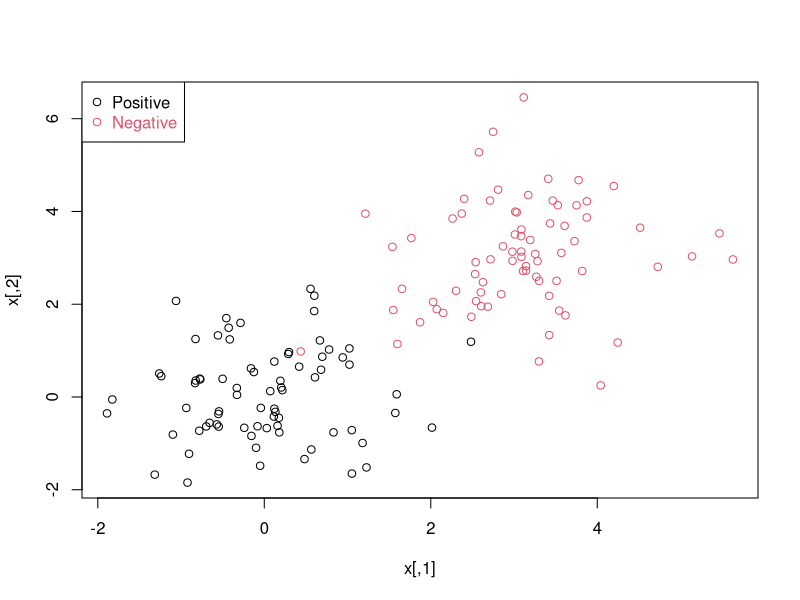
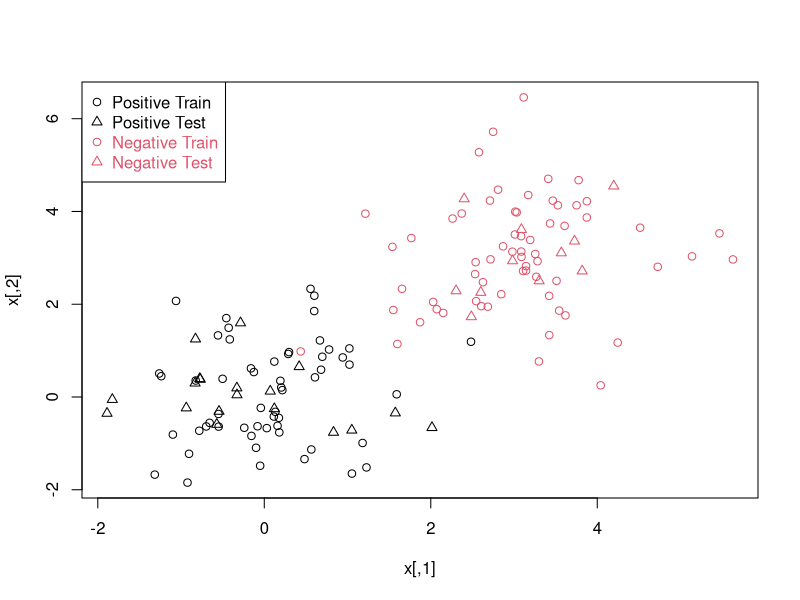
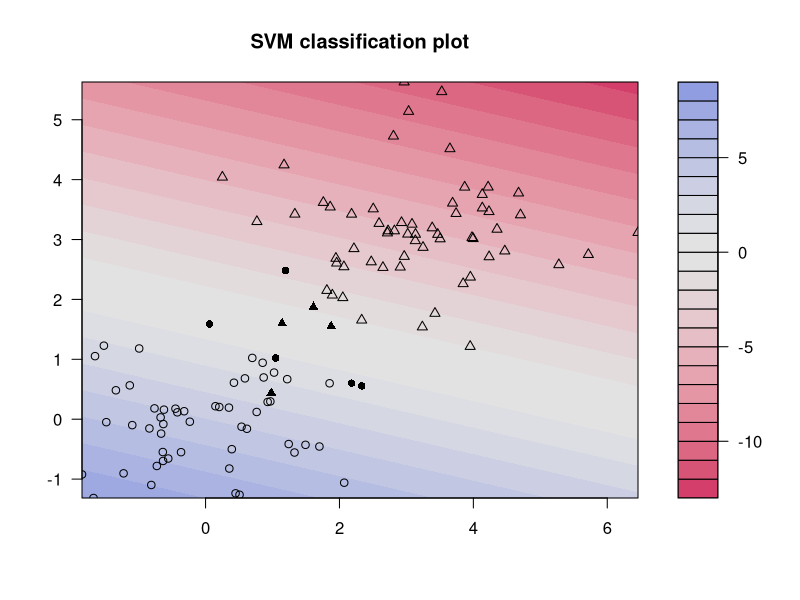
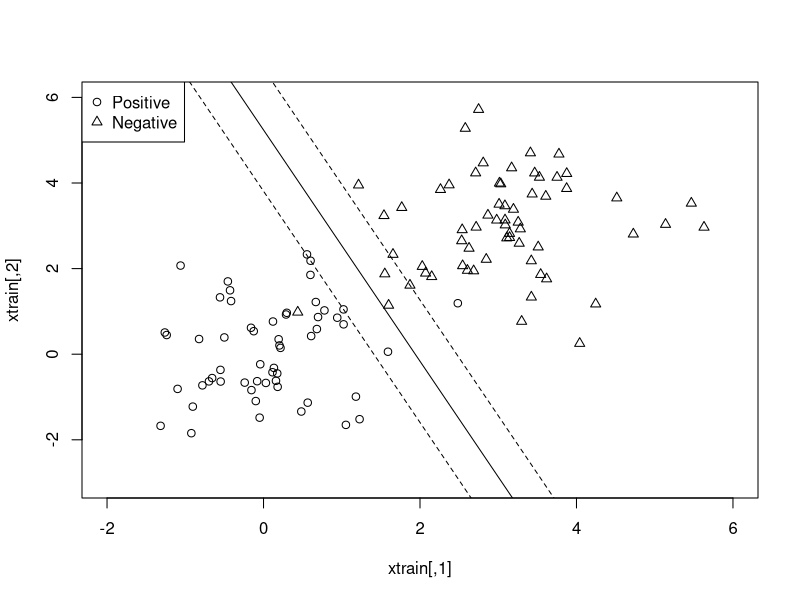
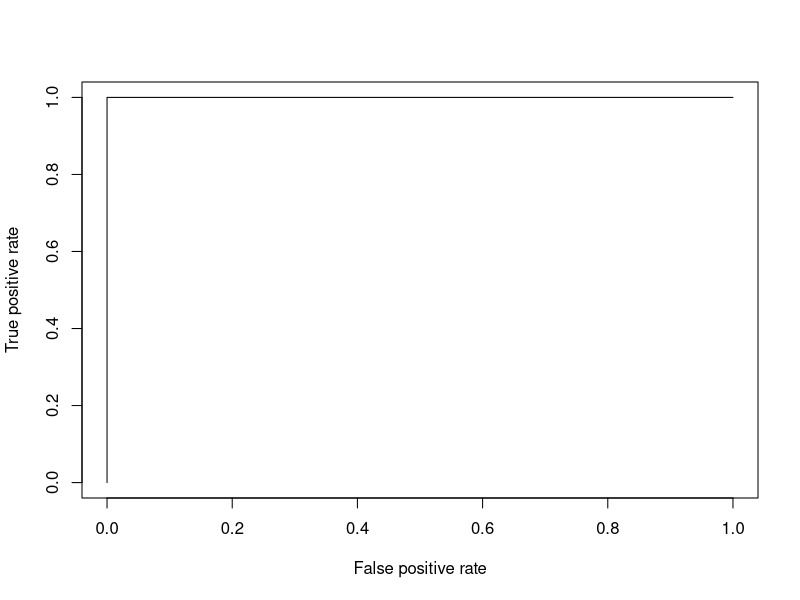
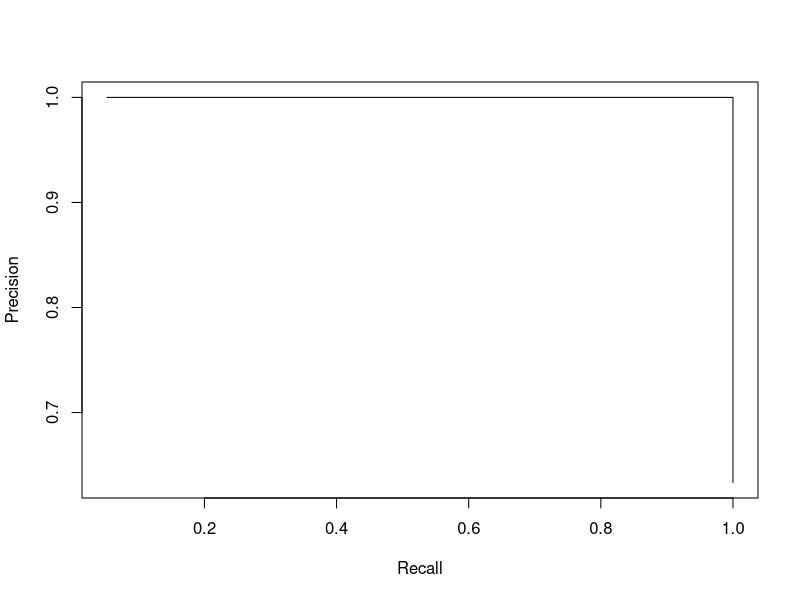
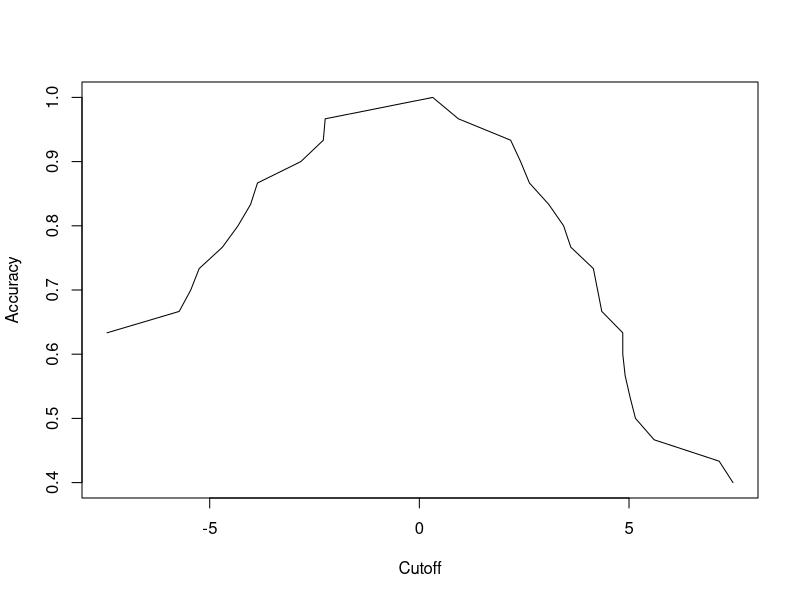
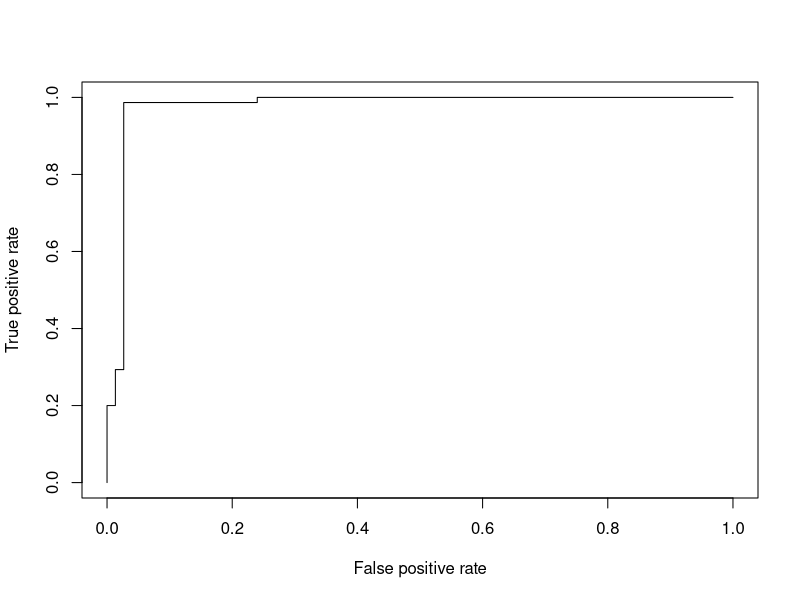

Reproduce these figures in R, in order.
                             ################################
                             # ferhat mohamed 2 Master SIEC #
                             ################################

                                      ##########
                                      # TP SVM #
                                      ##########

####################
# 1 - SVM Linéaire #
####################
    ####################################
    # 1.1 Génération de jeu de données #
    ####################################

         n <- 150                        #number of data points
         p <- 2                          # dimension
         sigma <- 1                      # variance of the distribution
         meanpos <- 0                    # centre of the distribution of positive examples
         meanneg <- 3                    # centre of the distribution of negative examples
         npos <- round(n / 2)            # number of positive examples
         nneg <- n - npos                # number of negative examples

         # Generate the positive and negative examples
         xpos <- matrix(rnorm(npos * p, mean = meanpos, sd = sigma), npos, p)
         xneg <- matrix(rnorm(nneg * p, mean = meanneg, sd = sigma), npos, p)
         x <- rbind(xpos, xneg)

         # Generate the labels
         y <- matrix(c(rep(1, npos), rep(-1, nneg)))

         # Visualize the data
         plot(x, col = ifelse(y > 0, 1, 2))
         legend("topleft", c("Positive", "Negative"), col = seq(2), pch = 1, text.col = seq(2))
 

         # Maintenant, nous divisons les données en un ensemble d'entraînement (80%) et un ensemble de tests (20%)
         # Prepare a training and a test set
         ntrain <- round(n * 0.8)        # number of training examples
         tindex <- sample(n, ntrain)     # indices of training samples
         xtrain <- x[tindex, ]
         xtest <- x[-tindex, ]
         ytrain <- y[tindex]
         ytest <- y[-tindex]
         istrain <- rep(0, n)
         istrain[tindex] <- 1

         # Visualize
         plot(x, col = ifelse(y > 0, 1, 2), pch = ifelse(istrain == 1,1,2))
         legend("topleft", c("Positive Train", "Positive Test", "Negative Train", "Negative Test"), 
	            col = c(1, 1, 2, 2), pch = c(1, 2, 1, 2), text.col=c(1,1,2,2))



    ########################
    # 1.2 Entrainer le SVM #
    ########################

         # load the kernlab package
         # install.packages("kernlab")
         library(kernlab)

         # train the SVM
         svp <- ksvm(xtrain, ytrain, type = "C-svc", kernel = "vanilladot", C=100, scaled=c())

         #Look and understand what svp contains
         # General summary
         svp

         # Attributes that you can access
         attributes(svp)

         # For example, the support vectors
         alpha(svp)
         alphaindex(svp)
         b(svp)

         # Use the built-in function to pretty-plot the classifier
         plot(svp, data = xtrain)



##############
# Question 1 #
#######################################################################################################
plotlinearsvm <- function(svp, xtrain){                                                               #
  plot(xtrain, pch = ifelse(ytrain > 0, 1, 2), xlim = c(-2, 6), ylim = c(-3, 6))                      #
  legend("topleft", c("Positive", "Negative"), pch = seq(2))                                          #
  w = colSums(unlist(alpha(svp)) * ytrain[unlist(alphaindex(svp))] * xtrain[unlist(alphaindex(svp)),])#
  b = - b(svp)                                                                                        #
  abline(a= -b / w[2], b = -w[1]/w[2])                                                                #
  abline(a= (-b+1)/ w[2], b = -w[1]/w[2], lty = 2)                                                    #
  abline(a= (-b-1)/ w[2], b = -w[1]/w[2], lty = 2)                                                    #         
}                                                                                                     #
plotlinearsvm(svp, xtrain)                                                                            #
#######################################################################################################


    ###########################
    # 1.3 Prédire avec un SVM #
    ###########################


         # Predict labels on test
         ypred <- predict(svp, xtest)
         table(ytest, ypred) 

         # Compute accuracy
         sum(ypred == ytest) / length(ytest)

         # Compute at the prediction scores
         ypredscore <- predict(svp, xtest, type = "decision")

         # Check that the predicted labels are the signs of the scores
         table(ypredscore > 0, ypred)

         # Package to compute ROC curve, precision-recall etc...
         # install.packages("ROCR")
         library(ROCR)
         pred <- prediction(ypredscore, ytest)

         # Plot ROC curve
         perf <- performance(pred, measure = "tpr", x.measure = "fpr")
         plot(perf)

         # Plot precision/recall curve
         perf <- performance(pred, measure = "prec", x.measure = "rec")
         plot(perf)

         # Plot accuracy as function of threshold
         perf <- performance(pred, measure = "acc")
         plot(perf)



    ########################
    # 1.4 Cross-validation #
    ########################

         cv.folds <- function(y, folds = 3){
         ## randomly split the n samples into folds
         split(sample(length(y)), rep(1:folds, length = length(y)))
         }


##############
# Question 2 #
####################################################################################
cv.folds(ytrain, folds = 3)                                                        #
                                                                                   #
cv.ksvm <- function(x, y, folds = 3,...){                                          #
  index = cv.folds(y, folds = folds)                                               #
  predScore = rep(NA, length(y))                                                   #
  for (i in 1:folds){                                                              #
    toTrain = unname(unlist(index[-i]))                                            #
    testSet = index[[i]]                                                           #
    svp = ksvm(x[toTrain, ], y[toTrain], type = "C-svc",                           #
         kernel = "vanilladot", C=100, scaled=c())                                 #
    predScore[testSet] = predict(svp, x[unlist(index[[i]]), ], type = "decision")  #
  }                                                                                #
 predScore                                                                         #
}                                                                                  #
####################################################################################

         svp <- ksvm(x, y, type = "C-svc", kernel = "vanilladot", C = 100, scaled=c(), cross = 5)
         print(cross(svp))
         print(error(svp))

##############
# Question 3 #
#############################################################
ypredscore = cv.ksvm(x, y, folds=5)                         #
pred = prediction(ypredscore, y)                            #
perf = performance(pred, measure = "tpr", x.measure = "fpr")#
plot(perf)                                                  #
                                                            #
perf = performance(pred, measure = "acc")                   #
plot(perf)                                                  #
#############################################################


##############
# Question 4 #
#######################################################################################################
                                                                                                      #
#######################################################################################################



        #################
        # 1.5 Effet d C #
        #################


##############
# Question 5 #
#####################################################################################
cost = 2^(seq(-10, 14, by=3))                                                       #
par(mfrow = c(3,3))                                                                 #
for (c in cost){                                                                    # 
  svp = ksvm(xtrain, ytrain, type = "C-svc", kernel = "vanilladot", C=c, scaled=c())#
  plotlinearsvm(svp, xtrain)                                                        #
}                                                                                   #
par(mfrow=c(1,1))                                                                   #                             #
#####################################################################################


##############
# Question 6 #
#########################################################################################
cost = 2^(seq(-10, 15))                                                                 #
crossError = rep(NA, length(cost))                                                      #
error = sapply(cost, function(c){                                                       #
  cross(ksvm(x, y, type = "C-svc", kernel = "vanilladot", C = c, scaled=c(), cross = 5))#
})                                                                                      #
plot(cost, error, type='b')                                                             #
plot(log2(cost), error, type='b')                                                       #
#########################################################################################


##############
# Question 7 #
#######################################################################################
n <- 150                      # number of data points                                 #
p <- 2                        # dimension                                             #
sigma <- 1                    # variance of the distribution                          #
meanpos <- 0                  # centre of the distribution of positive examples       #
meanneg <- 1                  # centre of the distribution of negative examples       #
npos <- round(n / 2)          # number of positive examples                           #
nneg <- n - npos              # number of negative examples                           #
                                                                                      #
# Generate the positive and negative examples                                         #
xpos <- matrix(rnorm(npos * p, mean = meanpos, sd = sigma), npos, p)                  #
xneg <- matrix(rnorm(nneg * p, mean = meanneg, sd = sigma), npos, p)                  #
x <- rbind(xpos, xneg)                                                                #
                                                                                      #
# Generate the labels                                                                 #
y <- matrix(c(rep(1, npos), rep(-1, nneg)))                                           #
                                                                                      #
# Visualize the data                                                                  #
plot(x, col = ifelse(y > 0, 1, 2))                                                    #
legend("topleft", c("Positive", "Negative"), col = seq(2), pch = 1, text.col = seq(2))#
                                                                                      #
# generate training/testing                                                           #
ntrain <- round(n * 0.8)                   # number of training examples              #
tindex <- sample(n, ntrain)                # indices of training samples              #
xtrain <- x[tindex, ]                                                                 #
xtest <- x[-tindex, ]                                                                 #
ytrain <- y[tindex]                                                                   #
ytest <- y[-tindex]                                                                   #
istrain <- rep(0, n)                                                                  #
istrain[tindex] <- 1                                                                  #
                                                                                      #
                                                                                      #
# cost cross validation                                                               #
cost = 2^(seq(-10, 15))                                                               #
error = sapply(cost, function(c){                                                     #
  cross(ksvm(x, y, type = "C-svc", kernel = "vanilladot", C = c, scaled=c(),          #
             cross = 5))                                                              #
})                                                                                    #
plot(cost, error, type='b')                                                           #
plot(log2(cost), error, type='b')                                                     #
#######################################################################################




########################
# 2 - SVM Non Linéaire #
########################

         # Train a nonlinear SVM
         svp <- ksvm(x, y, type = "C-svc", kernel="rbf", kpar = list(sigma = 1), C = 1)

         # Visualize it
         plot(svp, data = x)


##############
# Question 8 #
###################################################################################################
RandomMatrix <- function( dist, n, p, ... ) {                                                     #
  rs <- dist( n*p, ... )                                                                          #
  matrix( rs, n, p )                                                                              # 
}                                                                                                 #
                                                                                                  #
GenerateDatasetNonlinear <- function( n, p ) {                                                    #
  bottom.left <- RandomMatrix( rnorm, n, p, mean=0, sd=1 )                                        #
  upper.right <- RandomMatrix( rnorm, n, p, mean=4, sd=1 )                                        #
  tmp1 <- RandomMatrix( rnorm, n, p, mean=0, sd=1 )                                               #
  tmp2 <- RandomMatrix( rnorm, n, p, mean=4, sd=1 )                                               #
  upper.left <- cbind( tmp1[,1], tmp2[,2] )                                                       # 
  bottom.right <- cbind( tmp2[,1], tmp1[,2] )                                                     #   
  y <- c( rep( 1, 2 * n ), rep( -1, 2 * n ) )                                                     #
  idx.train <- sample( 4 * n, floor( 3.5 * n ) )                                                  #
  is.train <- rep( 0, 4 * n )                                                                     #
  is.train[idx.train] <- 1                                                                        #
  data.frame( x=rbind( bottom.left, upper.right, upper.left, bottom.right ), y=y, train=is.train )#
}                                                                                                 #
                                                                                                  #
data = GenerateDatasetNonlinear(150, 2)                                                           #
plot(data[,1:2], col = data[,3] + 2)                                                              #
x = as.matrix(data[,1:2])                                                                         #
y = matrix(data[,3])                                                                              #  
                                                                                                  # 
                                                                                                  #
###################################################################################################


##############
# Question 9 #
##################################################################################
library(ggplot2)                                                                 #
cost = 2^(seq(-10, 15, by=2))                                                    #
sigma = 0:5                                                                      #
error = sapply(cost, function(c){                                                #
  sapply(sigma, function(s){                                                     #
    cross(ksvm(x, y, type = "C-svc", kernel="rbf", kpar = list(sigma = s), C = c,#
               scaled=c(), cross = 5))                                           #
  })                                                                             #
})                                                                               #
toPlotError = data.frame(sigma = rep(sigma, length(cost)),                       #
                         cost = rep(cost, each = length(sigma)),                 #
                         error = as.vector(error))                               #
                                                                                 #
ggplot(data = toPlotError, aes(x=cost, y=error)) + geom_point() + geom_line() +  #
  facet_grid(.~sigma)                                                            #
                                                                                 #
##################################################################################


         # Train a nonlinear SVM with automatic selection of sigma by heuristic
         svp <- ksvm(x, y, type = "C-svc", kernel = "rbf", C = 1)

         # Visualize it
         plot(svp, data = x)

###############
# Question 10 #
#############################################################################
library(ggplot2)                                                            #
cost = 2^(seq(-10, 15, by=2))                                               #
error = sapply(1:length(cost), function(i){                                 #
    svp = ksvm(x, y, type = "C-svc", kernel = "rbf", C = cost[i], cross = 5)#
    cross(svp)                                                              #
})                                                                          #  
plot(cost, error, type="o")                                                 #
#############################################################################


###############
# Question 11 #
###########################################################################
myKernels = c("polydot", "tanhdot", "laplacedot", "besseldot", "anovadot")#
for (kernel in myKernels){                                                #
  plot(ksvm(x, y, type = "C-svc", kernel = kernel, C = 1), data=x)        #
}                                                                         #
###########################################################################
